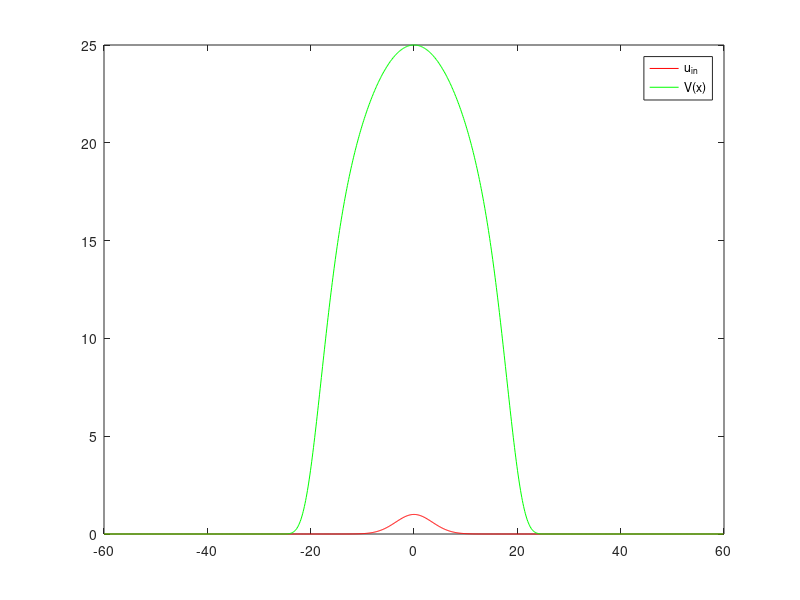
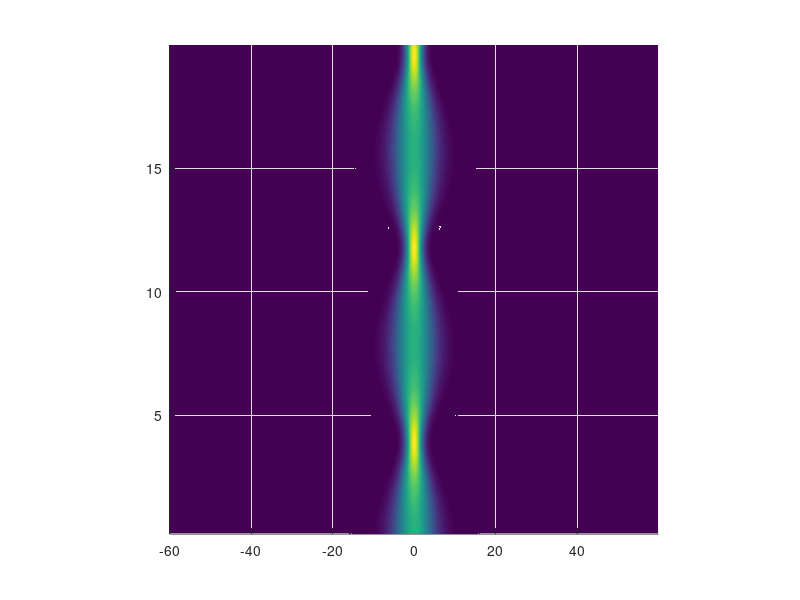
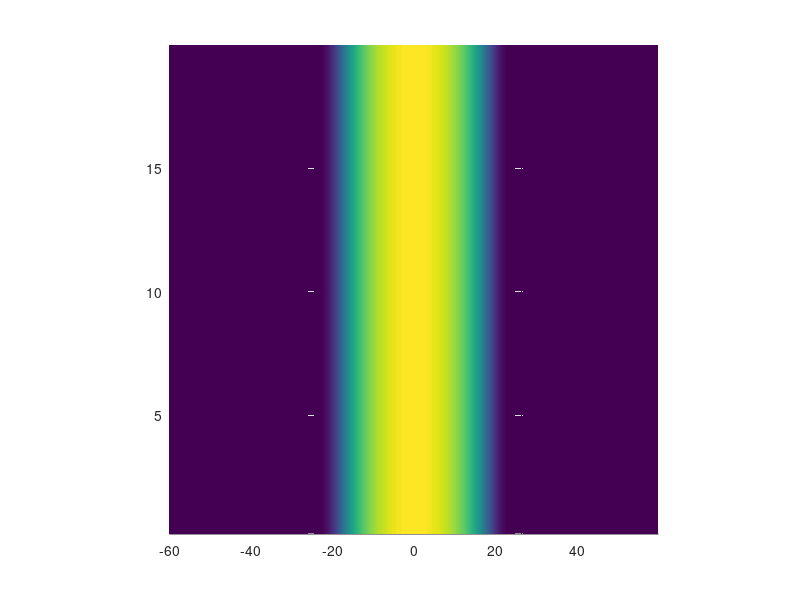
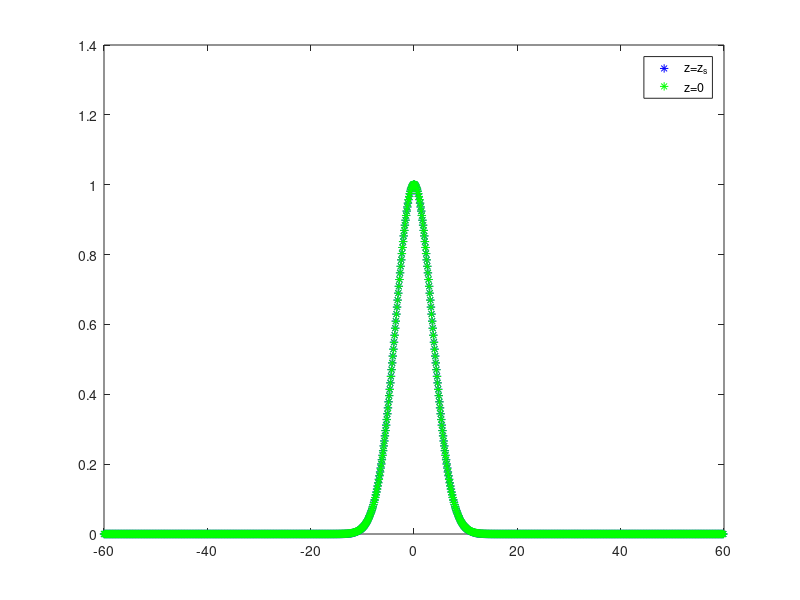

MATLAB code for these plots, in order:
%kymatopaketo se armoniki pagida (me e3artisi apo ton z)

clc; clear all; format long;
N=1024; L=120; x=(L/N)*(-N/2:N/2-1); dx=x(2)-x(1);
k=(2*pi/L)*[0:N/2-1 -N/2:-1];
g=0.2;
po = (25-(g.*x).^2).*exp(-(x./20).^8);
w=5; uin=exp(-(x/w).^2); % initial condition
figure(1); plot(x,abs(uin),'r',x,abs(po),'g');
legend('u_{in}','V(x)')

S=1000; zmax=20; h=zmax/S; z=0; count=0; dim=0; savestep=10; u0=uin; 
for m=1:S   
u1=ifft(fft(u0).*exp(-1i*0.5*h*k.^2));   % First step of SSF
u2=exp(1i*h*po).*u1;                     % Second step of SSF
u3=ifft(fft(u2).*exp(-1i*0.5*h*k.^2));   % Second step of SSF
u0=u3; z=z+h; count=count+1; 
   if (count==savestep)
    dim=dim+1; field(dim,:)=u0; pot(dim,:)=po; z1(dim)=z; count=0;
   end
end; [X,Z]=meshgrid(x,z1);
figure(2); surf(X,Z,abs(field)); shading interp; view([0 90]); 
axis square; axis tight;
figure(3); surf(X,Z,pot); shading interp; view([0 90]); 
axis square; axis tight;

% Same amplitude after zs
figure(4);
plot(x,abs(field(40,:)),'b*') ;
hold on
plot(x,abs(field(1,:)),'g*');
legend('z=z_{s}','z=0')